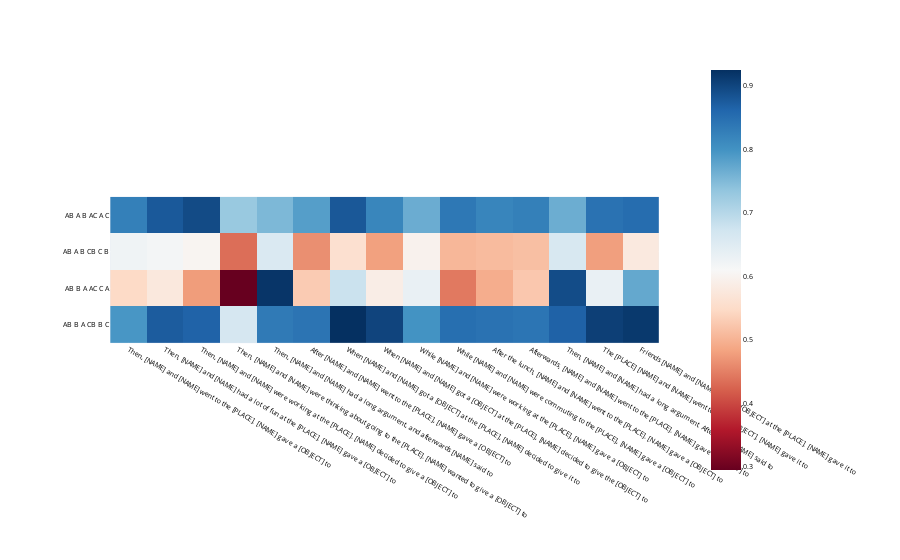

Notebook cell for this chart:
### Code cell
import plotly.express as px
import transformer_lens.utils as utils

def imshow(tensor, renderer=None, xaxis="", yaxis="", font_size=None, show=True, color_continuous_midpoint=0.0, **kwargs):
    fig = px.imshow(utils.to_numpy(tensor), color_continuous_midpoint=color_continuous_midpoint, color_continuous_scale="RdBu", labels={"x":xaxis, "y":yaxis}, **kwargs)
    if not font_size is None:
        if 'x' in kwargs:
            fig.update_layout(
              xaxis = dict(
                tickmode='array',
                tickvals = kwargs['x'],
                ticktext = kwargs['x'], 
                ),
               font=dict(size=font_size, color="black"))
        if 'y' in kwargs:
            fig.update_layout(
              yaxis = dict(
                tickmode='array',
                tickvals = kwargs['y'],
                ticktext = kwargs['y'], 
                ),
               font=dict(size=font_size, color="black"))
    if show:
        fig.show(renderer)
    else:
        return fig

imshow(scores[:len(BABA_TEMPLATES)].T, x=BABA_TEMPLATES, y=patching_formats, font_size=7, color_continuous_midpoint=None)

### Figure 1 — Plotly figure (JSON) as saved in the notebook; plotly's stock layout.template omitted (floating-point values rounded to 4 significant figures)
{"data": [{"coloraxis": "coloraxis", "hovertemplate": "x: %{x}<br>y: %{y}<br>color: %{z}<extra></extra>", "name": "0", "type": "heatmap", "x": ["Then, [NAME] and [NAME] went to the [PLACE]. [NAME] gave a [OBJECT] to", "Then, [NAME] and [NAME] had a lot of fun at the [PLACE]. [NAME] gave a [OBJECT] to", "Then, [NAME] and [NAME] were working at the [PLACE]. [NAME] decided to give a [OBJECT] to", "Then, [NAME] and [NAME] were thinking about going to the [PLACE]. [NAME] wanted to give a [OBJECT] to", "Then, [NAME] and [NAME] had a long argument, and afterwards [NAME] said to", "After [NAME] and [NAME] went to the [PLACE], [NAME] gave a [OBJECT] to", "When [NAME] and [NAME] got a [OBJECT] at the [PLACE], [NAME] decided to give it to", "When [NAME] and [NAME] got a [OBJECT] at the [PLACE], [NAME] decided to give the [OBJECT] to", "While [NAME] and [NAME] were working at the [PLACE], [NAME] gave a [OBJECT] to", "While [NAME] and [NAME] were commuting to the [PLACE], [NAME] gave a [OBJECT] to", "After the lunch, [NAME] and [NAME] went to the [PLACE]. [NAME] gave a [OBJECT] to", "Afterwards, [NAME] and [NAME] went to the [PLACE]. [NAME] gave a [OBJECT] to", "Then, [NAME] and [NAME] had a long argument. Afterwards [NAME] said to", "The [PLACE] [NAME] and [NAME] went to had a [OBJECT]. [NAME] gave it to", "Friends [NAME] and [NAME] found a [OBJECT] at the [PLACE]. [NAME] gave it to"], "xaxis": "x", "y": ["AB A B\nAC A C", "AB A B\nCB C B", "AB B A\nAC C A", "AB B A\nCB B C"], "yaxis": "y", "z": [[0.8263, 0.8775, 0.8938, 0.7287, 0.7525, 0.785, 0.8788, 0.8175, 0.7675, 0.8375, 0.8188, 0.8263, 0.7663, 0.845, 0.8525], [0.6237, 0.6162, 0.6025, 0.4338, 0.6575, 0.4638, 0.5587, 0.48, 0.5962, 0.505, 0.51, 0.5138, 0.6612, 0.4787, 0.5788], [0.5475, 0.5763, 0.4762, 0.295, 0.9187, 0.5288, 0.6787, 0.5875, 0.6338, 0.4437, 0.4938, 0.5238, 0.8925, 0.6338, 0.7725], [0.795, 0.8737, 0.865, 0.665, 0.8338, 0.8425, 0.925, 0.9013, 0.7987, 0.85, 0.845, 0.8413, 0.8662, 0.9075, 0.915]]}], "layout": {"autosize": true, "coloraxis": {"colorscale": [[0, "rgb(103,0,31)"], [0.1, "rgb(178,24,43)"], [0.2, "rgb(214,96,77)"], [0.3, "rgb(244,165,130)"], [0.4, "rgb(253,219,199)"], [0.5, "rgb(247,247,247)"], [0.6, "rgb(209,229,240)"], [0.7, "rgb(146,197,222)"], [0.8, "rgb(67,147,195)"], [0.9, "rgb(33,102,172)"], [1, "rgb(5,48,97)"]]}, "font": {"color": "black", "size": 7}, "margin": {"t": 60}, "xaxis": {"anchor": "y", "autorange": true, "constrain": "domain", "domain": [0.04958, 0.9504], "range": [-0.5, 14.5], "scaleanchor": "y", "tickmode": "array", "ticktext": ["Then, [NAME] and [NAME] went to the [PLACE]. [NAME] gave a [OBJECT] to", "Then, [NAME] and [NAME] had a lot of fun at the [PLACE]. [NAME] gave a [OBJECT] to", "Then, [NAME] and [NAME] were working at the [PLACE]. [NAME] decided to give a [OBJECT] to", "Then, [NAME] and [NAME] were thinking about going to the [PLACE]. [NAME] wanted to give a [OBJECT] to", "Then, [NAME] and [NAME] had a long argument, and afterwards [NAME] said to", "After [NAME] and [NAME] went to the [PLACE], [NAME] gave a [OBJECT] to", "When [NAME] and [NAME] got a [OBJECT] at the [PLACE], [NAME] decided to give it to", "When [NAME] and [NAME] got a [OBJECT] at the [PLACE], [NAME] decided to give the [OBJECT] to", "While [NAME] and [NAME] were working at the [PLACE], [NAME] gave a [OBJECT] to", "While [NAME] and [NAME] were commuting to the [PLACE], [NAME] gave a [OBJECT] to", "After the lunch, [NAME] and [NAME] went to the [PLACE]. [NAME] gave a [OBJECT] to", "Afterwards, [NAME] and [NAME] went to the [PLACE]. [NAME] gave a [OBJECT] to", "Then, [NAME] and [NAME] had a long argument. Afterwards [NAME] said to", "The [PLACE] [NAME] and [NAME] went to had a [OBJECT]. [NAME] gave it to", "Friends [NAME] and [NAME] found a [OBJECT] at the [PLACE]. [NAME] gave it to"], "tickvals": ["Then, [NAME] and [NAME] went to the [PLACE]. [NAME] gave a [OBJECT] to", "Then, [NAME] and [NAME] had a lot of fun at the [PLACE]. [NAME] gave a [OBJECT] to", "Then, [NAME] and [NAME] were working at the [PLACE]. [NAME] decided to give a [OBJECT] to", "Then, [NAME] and [NAME] were thinking about going to the [PLACE]. [NAME] wanted to give a [OBJECT] to", "Then, [NAME] and [NAME] had a long argument, and afterwards [NAME] said to", "After [NAME] and [NAME] went to the [PLACE], [NAME] gave a [OBJECT] to", "When [NAME] and [NAME] got a [OBJECT] at the [PLACE], [NAME] decided to give it to", "When [NAME] and [NAME] got a [OBJECT] at the [PLACE], [NAME] decided to give the [OBJECT] to", "While [NAME] and [NAME] were working at the [PLACE], [NAME] gave a [OBJECT] to", "While [NAME] and [NAME] were commuting to the [PLACE], [NAME] gave a [OBJECT] to", "After the lunch, [NAME] and [NAME] went to the [PLACE]. [NAME] gave a [OBJECT] to", "Afterwards, [NAME] and [NAME] went to the [PLACE]. [NAME] gave a [OBJECT] to", "Then, [NAME] and [NAME] had a long argument. Afterwards [NAME] said to", "The [PLACE] [NAME] and [NAME] went to had a [OBJECT]. [NAME] gave it to", "Friends [NAME] and [NAME] found a [OBJECT] at the [PLACE]. [NAME] gave it to"], "type": "category"}, "yaxis": {"anchor": "x", "autorange": true, "constrain": "domain", "domain": [0, 1], "range": [3.5, -0.5], "tickmode": "array", "ticktext": ["AB A B\nAC A C", "AB A B\nCB C B", "AB B A\nAC C A", "AB B A\nCB B C"], "tickvals": ["AB A B\nAC A C", "AB A B\nCB C B", "AB B A\nAC C A", "AB B A\nCB B C"], "type": "category"}}}
